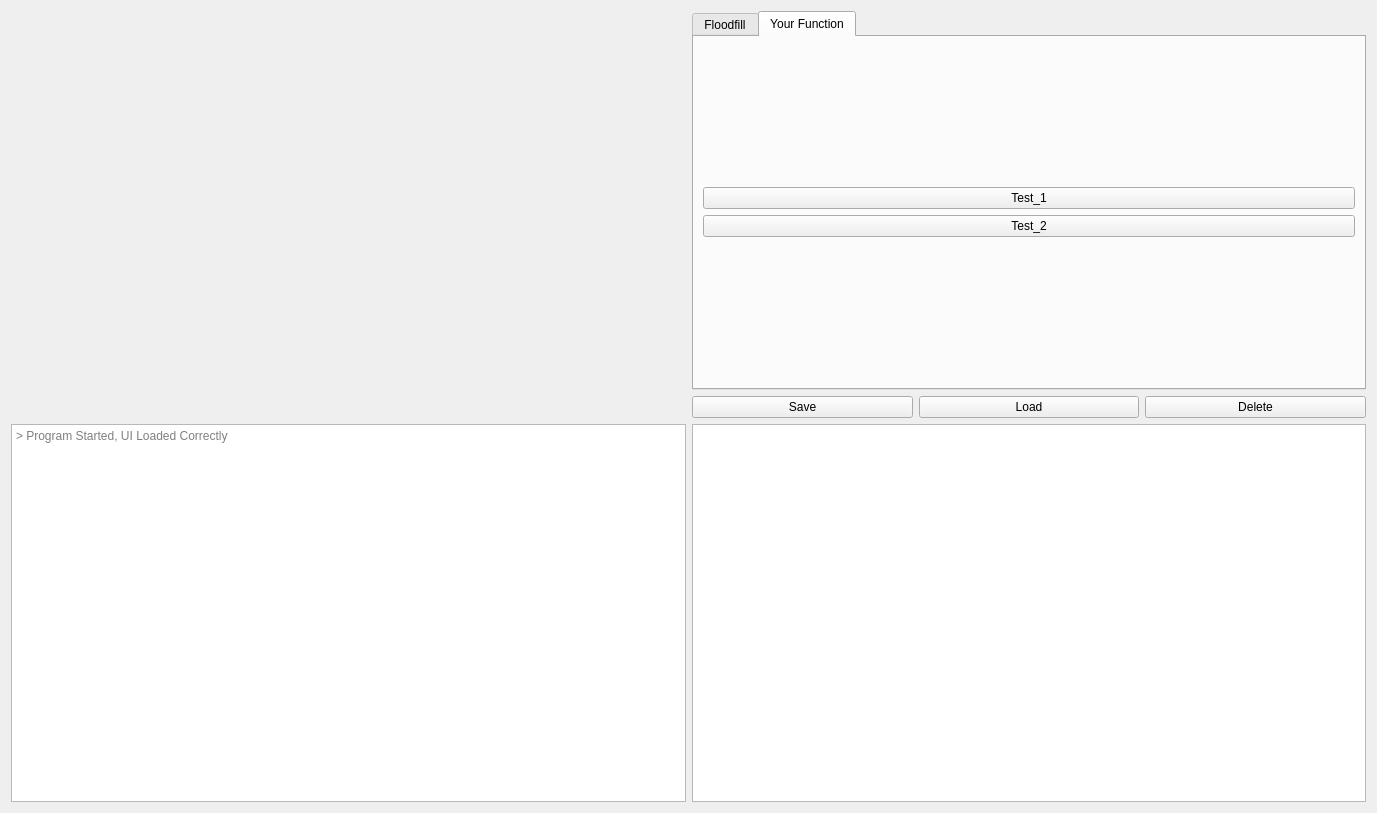
<?xml version="1.0" encoding="UTF-8"?>
<ui version="4.0">
 <class>Dialog</class>
 <widget class="QDialog" name="Dialog">
  <property name="geometry">
   <rect>
    <x>0</x>
    <y>0</y>
    <width>1377</width>
    <height>813</height>
   </rect>
  </property>
  <property name="sizePolicy">
   <sizepolicy hsizetype="Maximum" vsizetype="Maximum">
    <horstretch>0</horstretch>
    <verstretch>0</verstretch>
   </sizepolicy>
  </property>
  <property name="windowTitle">
   <string>Dialog</string>
  </property>
  <layout class="QGridLayout" name="gridLayout">
   <item row="0" column="0" rowspan="2">
    <layout class="QGridLayout" name="data_display_window">
     <item row="1" column="0">
      <widget class="QWidget" name="top" native="true"/>
     </item>
     <item row="2" column="0">
      <widget class="QWidget" name="lower" native="true"/>
     </item>
    </layout>
   </item>
   <item row="0" column="1">
    <layout class="QVBoxLayout" name="system_mode_layout">
     <item>
      <widget class="QTabWidget" name="system_mode">
       <property name="enabled">
        <bool>true</bool>
       </property>
       <property name="cursor">
        <cursorShape>OpenHandCursor</cursorShape>
       </property>
       <property name="autoFillBackground">
        <bool>false</bool>
       </property>
       <property name="tabShape">
        <enum>QTabWidget::Rounded</enum>
       </property>
       <property name="currentIndex">
        <number>1</number>
       </property>
       <property name="iconSize">
        <size>
         <width>16</width>
         <height>16</height>
        </size>
       </property>
       <widget class="QWidget" name="floodfill">
        <attribute name="title">
         <string>Floodfill</string>
        </attribute>
        <layout class="QVBoxLayout" name="verticalLayout_2">
         <item>
          <layout class="QVBoxLayout" name="verticalLayout">
           <item>
            <widget class="QPushButton" name="btn_floodfill_done">
             <property name="text">
              <string>Done</string>
             </property>
             <property name="autoDefault">
              <bool>false</bool>
             </property>
            </widget>
           </item>
           <item>
            <widget class="QPushButton" name="btn_floodfill_cancel">
             <property name="text">
              <string>Cancel</string>
             </property>
             <property name="autoDefault">
              <bool>false</bool>
             </property>
            </widget>
           </item>
          </layout>
         </item>
        </layout>
       </widget>
       <widget class="QWidget" name="your_function">
        <attribute name="title">
         <string>Your Function</string>
        </attribute>
        <layout class="QVBoxLayout" name="verticalLayout_2">
         <item>
          <layout class="QVBoxLayout" name="verticalLayout">
           <item>
            <widget class="QPushButton" name="btn_floodfill_done">
             <property name="text">
              <string>Test_1</string>
             </property>
             <property name="autoDefault">
              <bool>false</bool>
             </property>
            </widget>
           </item>
           <item>
            <widget class="QPushButton" name="btn_floodfill_cancel">
             <property name="text">
              <string>Test_2</string>
             </property>
             <property name="autoDefault">
              <bool>false</bool>
             </property>
            </widget>
           </item>
          </layout>
         </item>
        </layout>
       </widget>
      </widget>
     </item>
    </layout>
   </item>
   <item row="1" column="1">
    <layout class="QHBoxLayout" name="common_buttons_layout">
     <item>
      <widget class="QPushButton" name="common_save">
       <property name="text">
        <string>Save</string>
       </property>
       <property name="autoDefault">
        <bool>false</bool>
       </property>
      </widget>
     </item>
     <item>
      <widget class="QPushButton" name="common_load">
       <property name="text">
        <string>Load</string>
       </property>
       <property name="autoDefault">
        <bool>false</bool>
       </property>
      </widget>
     </item>
     <item>
      <widget class="QPushButton" name="common_delete">
       <property name="text">
        <string>Delete</string>
       </property>
       <property name="autoDefault">
        <bool>false</bool>
       </property>
      </widget>
     </item>
    </layout>
   </item>
   <item row="2" column="0">
    <layout class="QVBoxLayout" name="message_center_layout">
     <item>
      <widget class="QTextEdit" name="textEdit">
       <property name="enabled">
        <bool>true</bool>
       </property>
       <property name="sizeAdjustPolicy">
        <enum>QAbstractScrollArea::AdjustToContents</enum>
       </property>
       <property name="readOnly">
        <bool>true</bool>
       </property>
       <property name="overwriteMode">
        <bool>true</bool>
       </property>
       <property name="placeholderText">
        <string>&gt; Program Started, UI Loaded Correctly</string>
       </property>
      </widget>
     </item>
    </layout>
   </item>
   <item row="2" column="1">
    <layout class="QVBoxLayout" name="segmentation_layout">
     <item>
      <widget class="QListWidget" name="listWidget"/>
     </item>
    </layout>
   </item>
  </layout>
 </widget>
 <resources/>
 <connections/>
</ui>
